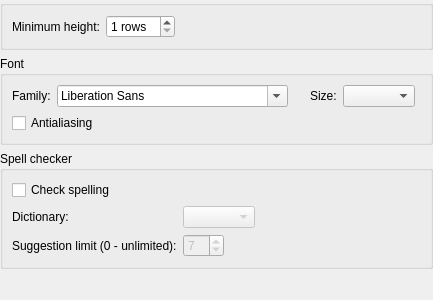
<?xml version="1.0" encoding="UTF-8"?>
<ui version="4.0">
 <class>ChatWindowEditSettings</class>
 <widget class="KittySDK::ISettingsPage" name="ChatWindowEditSettings">
  <property name="geometry">
   <rect>
    <x>0</x>
    <y>0</y>
    <width>400</width>
    <height>300</height>
   </rect>
  </property>
  <property name="windowTitle">
   <string>Message field</string>
  </property>
  <layout class="QVBoxLayout" name="verticalLayout">
   <property name="margin">
    <number>0</number>
   </property>
   <item>
    <widget class="QGroupBox" name="chatEditGroupBox">
     <property name="title">
      <string/>
     </property>
     <layout class="QFormLayout" name="formLayout">
      <item row="0" column="0">
       <widget class="QLabel" name="minHeightLabel">
        <property name="text">
         <string>Minimum height:</string>
        </property>
       </widget>
      </item>
      <item row="0" column="1">
       <layout class="QHBoxLayout" name="horizontalLayout_2">
        <item>
         <widget class="QSpinBox" name="minHeightSpinBox">
          <property name="suffix">
           <string> rows</string>
          </property>
          <property name="minimum">
           <number>1</number>
          </property>
          <property name="maximum">
           <number>10</number>
          </property>
         </widget>
        </item>
        <item>
         <spacer name="horizontalSpacer_2">
          <property name="orientation">
           <enum>Qt::Horizontal</enum>
          </property>
          <property name="sizeHint" stdset="0">
           <size>
            <width>40</width>
            <height>20</height>
           </size>
          </property>
         </spacer>
        </item>
       </layout>
      </item>
     </layout>
    </widget>
   </item>
   <item>
    <widget class="QGroupBox" name="fontGroupBox">
     <property name="title">
      <string>Font</string>
     </property>
     <layout class="QGridLayout" name="gridLayout_2">
      <item row="0" column="4">
       <widget class="QComboBox" name="fontSizeComboBox"/>
      </item>
      <item row="0" column="1">
       <widget class="QFontComboBox" name="fontFamilyComboBox"/>
      </item>
      <item row="1" column="0" colspan="6">
       <widget class="QCheckBox" name="antialiasingCheckBox">
        <property name="text">
         <string>Antialiasing</string>
        </property>
       </widget>
      </item>
      <item row="0" column="2">
       <spacer name="horizontalSpacer_3">
        <property name="orientation">
         <enum>Qt::Horizontal</enum>
        </property>
        <property name="sizeType">
         <enum>QSizePolicy::Fixed</enum>
        </property>
        <property name="sizeHint" stdset="0">
         <size>
          <width>10</width>
          <height>20</height>
         </size>
        </property>
       </spacer>
      </item>
      <item row="0" column="0">
       <widget class="QLabel" name="fontFamilyLabel">
        <property name="text">
         <string>Family:</string>
        </property>
       </widget>
      </item>
      <item row="0" column="3">
       <widget class="QLabel" name="fontSizeLabel">
        <property name="text">
         <string>Size:</string>
        </property>
       </widget>
      </item>
      <item row="0" column="5">
       <spacer name="horizontalSpacer">
        <property name="orientation">
         <enum>Qt::Horizontal</enum>
        </property>
        <property name="sizeHint" stdset="0">
         <size>
          <width>40</width>
          <height>20</height>
         </size>
        </property>
       </spacer>
      </item>
     </layout>
    </widget>
   </item>
   <item>
    <widget class="QGroupBox" name="spellCheckerGroupBox">
     <property name="title">
      <string>Spell checker</string>
     </property>
     <layout class="QFormLayout" name="_5">
      <property name="fieldGrowthPolicy">
       <enum>QFormLayout::FieldsStayAtSizeHint</enum>
      </property>
      <item row="0" column="0">
       <widget class="QCheckBox" name="spellCheckCheckBox">
        <property name="text">
         <string>Check spelling</string>
        </property>
       </widget>
      </item>
      <item row="2" column="0">
       <widget class="QLabel" name="spellCheckDictionaryLabel">
        <property name="text">
         <string>Dictionary:</string>
        </property>
       </widget>
      </item>
      <item row="2" column="1">
       <widget class="QComboBox" name="spellCheckDictionaryComboBox">
        <property name="enabled">
         <bool>false</bool>
        </property>
       </widget>
      </item>
      <item row="3" column="0">
       <widget class="QLabel" name="spellCheckSuggestionsLabel">
        <property name="text">
         <string>Suggestion limit (0 - unlimited):</string>
        </property>
       </widget>
      </item>
      <item row="3" column="1">
       <widget class="QSpinBox" name="spellCheckSuggestionsSpinBox">
        <property name="enabled">
         <bool>false</bool>
        </property>
        <property name="value">
         <number>7</number>
        </property>
       </widget>
      </item>
     </layout>
    </widget>
   </item>
   <item>
    <spacer name="verticalSpacer">
     <property name="orientation">
      <enum>Qt::Vertical</enum>
     </property>
     <property name="sizeHint" stdset="0">
      <size>
       <width>20</width>
       <height>53</height>
      </size>
     </property>
    </spacer>
   </item>
  </layout>
 </widget>
 <customwidgets>
  <customwidget>
   <class>KittySDK::ISettingsPage</class>
   <extends>QWidget</extends>
   <header>ISettingsPage.h</header>
   <container>1</container>
  </customwidget>
 </customwidgets>
 <resources/>
 <connections>
  <connection>
   <sender>spellCheckCheckBox</sender>
   <signal>toggled(bool)</signal>
   <receiver>spellCheckDictionaryComboBox</receiver>
   <slot>setEnabled(bool)</slot>
   <hints>
    <hint type="sourcelabel">
     <x>73</x>
     <y>86</y>
    </hint>
    <hint type="destinationlabel">
     <x>231</x>
     <y>114</y>
    </hint>
   </hints>
  </connection>
  <connection>
   <sender>spellCheckCheckBox</sender>
   <signal>toggled(bool)</signal>
   <receiver>spellCheckSuggestionsSpinBox</receiver>
   <slot>setEnabled(bool)</slot>
   <hints>
    <hint type="sourcelabel">
     <x>59</x>
     <y>83</y>
    </hint>
    <hint type="destinationlabel">
     <x>210</x>
     <y>136</y>
    </hint>
   </hints>
  </connection>
 </connections>
</ui>
